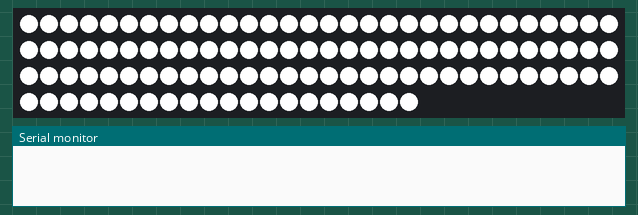
Simulated run of this sketch. Board: Arduino Uno, built with avr-gcc and run on an emulated ATmega328P. On the bench: 110 RGB LEDs in strip order, left to right, continuing on the next row, the last lines printed to the serial monitor. Dim RGB values are drawn brighter than linear.

Above: at 0.1 s.
At 3.93 s:
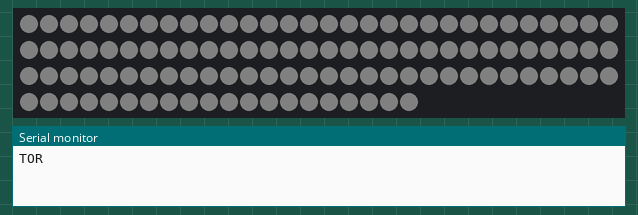
At 39.9 s:
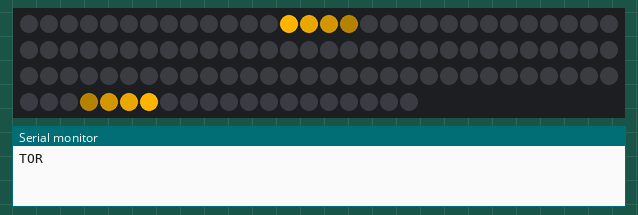

The sketch:

Test5.ino
```cpp
#include <Adafruit_NeoPixel.h>
//#include <NeoPixel_AddOn.h>


  #define PIN 6
  #define DELAY 50
  #define LongSide 35
  #define ShortSide 20
  #define ANZ_LEDs 110

//NeoPixel_AddOn STRIP = NeoPixel_AddOn(PIN, LongSide, ShortSide);
Adafruit_NeoPixel strip = Adafruit_NeoPixel(2*(LongSide+ShortSide), PIN, NEO_GRB + NEO_KHZ800);


  int stripArray[ANZ_LEDs][3];

  int TestCounter = 0;

  int ColorTeamBlue[4][3]={{0, 0, 255}, {0, 0, 255/4*3}, {0, 0, 255/2}, {0, 0, 255/4}};
  int ColorTeamYellow[4][3]={{255, 180, 0}, {255/4*3, 180/4*3, 0}, {255/2, 180/2, 0}, {255/4, 180/4, 0}};


void setup()
{
  Serial.begin(9600);

  strip.begin();
  strip.show();
}


void loop()
{
  for(int i=0; i<ANZ_LEDs; i++)
  {
    strip.setPixelColor(i, 255, 255, 255);
  }
  strip.show();

  delay(3000);

  TestCounter++;  if( TestCounter%2 == 0) { TOR(false); Serial.println("Team Blue"); }
  else { TOR(true); Serial.println("Team Yellow"); }
}


void TOR(boolean Team)
{
  Serial.println("TOR");

  WeisHelligkeitReduzieren();

  //Torshow-Effekt
  StripTwoWaves(Team, ANZ_LEDs);

  WeisHelligkeitAnheben();
}

/////////////////////////ARRAY-Funktionen/////////////////////////////
void LEDArrayLeeren(void)
{
  for(int i=0; i<ANZ_LEDs; i++)  { stripArray[i][0] = 0; stripArray[i][1] = 0;stripArray[i][2] = 0;}
  return;
}

void LEDsbeschreiben(void)
{
  for(int i=0; i<ANZ_LEDs; i++)
  {
    strip.setPixelColor(i, stripArray[i][0], stripArray[i][1], stripArray[i][2]);
  }
  strip.show();
  return;
}

/////////////////////////Weis-Helligkeits-Funktionen/////////////////////////////
void WeisHelligkeitReduzieren (void)
{
  //Helligkeit-Weis Abdunkeln
  while(strip.getBrightness()>0)
  {
    //WEIS auf allen LEDs neu setzen
    for(int i=0; i<ANZ_LEDs; i++)  { strip.setPixelColor(i, 255, 255, 255); }
    //Helligkeit Schrittweise Reduzieren
    if(strip.getBrightness()-10 < 0)  { strip.setBrightness(0); }
    else  { strip.setBrightness(strip.getBrightness()-10); }

    strip.show();
    delay(30);
  }
  strip.setBrightness(255);  //Helligkeit wieder hochsetzen

  return;
}

void WeisHelligkeitAnheben (void)
{
  strip.setBrightness(0);

  //Helligkeit-Weis anheben
  while(strip.getBrightness()<255)
  {
    //WEIS auf allen LEDs neu setzen
    for(int i=0; i<ANZ_LEDs; i++)  { strip.setPixelColor(i, 255, 255, 255); }
    //Helligkeit Schrittweise Reduzieren
    if(strip.getBrightness()+10 > 255)  { strip.setBrightness(255); }
    else  { strip.setBrightness(strip.getBrightness()+10); }

    strip.show();
    delay(30);
  }
  return;
}


/////////////////////////Tor-Show-Funktionen/////////////////////////////
void StripTwoWaves(boolean Team, int Limit)
{
  int LEDon1[4]={0, -1, -2, -3};
  int LEDon2[4]={Limit-1, Limit, Limit+1, Limit+2};
  boolean UpDown1[4]={true, true, true, true};
  boolean UpDown2[4]={false, false, false, false};

  int Zaehler = 0;
  while (Zaehler<3)
  {
    //Einzel-LEDs einer Welle neu setzen
    for(int i=0; i<4; i++)
    {
      //1. Welle
      if( LEDon1[i] >= 0 )        //Sicherstellen dass nicht im negativen Array-Bereich gearbeitet wird
      {
        if( Team == true )        //Farb-Auswahl: Gelb
        {
          if( ColorTeamYellow[i][0] > stripArray[LEDon1[i]][0] )        //Kontrolle ob neuer Farb größer ist als bisherige
          {
            for(int k=0; k<3; k++)
            {
              stripArray[LEDon1[i]][k] = ColorTeamYellow[i][k];           //Farbwerte wird auf Strip-Array geschrieben
            }
          }
        }
        else        //Farb-Auswahl: Blau
        {
          if( ColorTeamBlue[i][2] > stripArray[LEDon1[i]][2] )        //Kontrolle ob neuer Farb größer ist als bisherige
          {
            for(int k=0; k<3; k++)
            {
              stripArray[LEDon1[i]][k] = ColorTeamBlue[i][k];           //Farbwerte wird auf Strip-Array geschrieben
            }
          }
        }
      }
      //LED-Nummer in./dekrementieren
      if (UpDown1[i] == true) { LEDon1[i]++; }
      else if (UpDown1[i] == false) {LEDon1[i]--; }

      //Richtung überprüfen und ggf. ändern
      if (LEDon1[i] == 0) {UpDown1[i] = true; }
      else if (LEDon1[i] == (Limit-1)) {UpDown1[i] = false; }

      if ( i == 0 && LEDon1[0]==0 ) { Zaehler++; }

      //2. Welle
      if(LEDon2[i]<Limit)        //Sicherstellen dass im negativen Array-Bereich gearbeitet wird
      {
        if( Team == true )        //Farb-Auswahl: Gelb
        {
          if( ColorTeamYellow[i][0] > stripArray[LEDon2[i]][0] )        //Kontrolle ob neuer Farb größer ist als bisherige
          {
            for(int k=0; k<3; k++)
            {
              stripArray[LEDon2[i]][k] = ColorTeamYellow[i][k];           //Farbwerte wird auf Strip-Array geschrieben
            }
          }
        }
        else        //Farb-Auswahl: Blau
        {
          if( ColorTeamBlue[i][2] > stripArray[LEDon2[i]][2] )        //Kontrolle ob neuer Farb größer ist als bisherige
          {
            for(int k=0; k<3; k++)
            {
              stripArray[LEDon1[i]][k] = ColorTeamBlue[i][k];           //Farbwerte wird auf Strip-Array geschrieben
            }
          }
        }
      }
      //LED-Nummer in./dekrementieren
      if (UpDown2[i] == true) { LEDon2[i]++; }
      else if (UpDown2[i] == false) {LEDon2[i]--; }

      //Richtung überprüfen und ggf. ändern
      if (LEDon2[i] == 0) {UpDown2[i] = true; }
      else if (LEDon2[i] == (Limit-1)) {UpDown2[i] = false; }
    }  //Ende For-Schleife/LEDs der Wellen neugesetzt

    LEDsbeschreiben();
    LEDArrayLeeren();

    delay(DELAY);
  }  //Ende While-Schleife/Ende Torshow-Effekt

  return;
}


void LongSides2Waves(boolean Team)
{
  int TwinSideArray[LongSide];
  int Zaehler = 0;
  while(Zaehler < 3)
  {
    Zaehler = TwoWaves( true, LongSide, TwinSideArray,  Zaehler);

    WriteStripArryTwoWaves(Team, LongSide, TwinSideArray);
    LEDsbeschreiben();
    LEDArrayLeeren();

    delay(DELAY);
  }
  return;
}


int TwoWaves(boolean Team, int Limit_Array, int *ARRAY,  int Zaehler)
{
  static int LEDon1[4]={0, -1, -2, -3};
  static int LEDon2[4]={Limit_Array-1, Limit_Array, Limit_Array+1, Limit_Array+2};
  static boolean UpDown1[4]={true, true, true, true};
  static boolean UpDown2[4]={false, false, false, false};


    //Einzel-LEDs einer Welle neu setzen
    for(int i=0; i<4; i++)
    {
      //1. Welle
      if( LEDon1[i] >= 0 )        //Sicherstellen dass nicht im negativen Array-Bereich gearbeitet wird
      {
        if( i+1 > ARRAY[LEDon1[i]])        //Kontrolle ob neuer Farb größer ist als bisherige
        {
          ARRAY[LEDon1[i]] = i+1;           //Farbwerte wird auf Strip-Array geschrieben
        }
      }

      //LED-Nummer in./dekrementieren
      if (UpDown1[i] == true) { LEDon1[i]++; }
      else if (UpDown1[i] == false) {LEDon1[i]--; }

      //Richtung überprüfen und ggf. ändern
      if (LEDon1[i] == 0) {UpDown1[i] = true; }
      else if (LEDon1[i] == (Limit_Array-1)) {UpDown1[i] = false; }

      if ( i == 0 && LEDon1[0]==0 ) { Zaehler++; }

      //2. Welle
      if(LEDon2[i]<Limit_Array)        //Sicherstellen dass im negativen Array-Bereich gearbeitet wird
      {
        if( i+1 > ARRAY[LEDon2[i]] )        //Kontrolle ob neuer Farb größer ist als bisherige
        {
          ARRAY[LEDon2[i]] = i+1;           //Farbwerte wird auf Strip-Array geschrieben
        }
      }
      //LED-Nummer in./dekrementieren
      if (UpDown2[i] == true) { LEDon2[i]++; }
      else if (UpDown2[i] == false) {LEDon2[i]--; }

      //Richtung überprüfen und ggf. ändern
      if (LEDon2[i] == 0) {UpDown2[i] = true; }
      else if (LEDon2[i] == (Limit_Array-1)) {UpDown2[i] = false; }
    }  //Ende For-Schleife/LEDs der Wellen neugesetzt

  return(Zaehler);
}

void WriteStripArryTwoWaves(boolean Team, int Limit_Array, int *ARRAY)
{
  for(int i=0; i<Limit_Array; i++)
  {
    for(int j=0; j<3; j++)
    {
      if(ARRAY[i] == 0)
      {
        stripArray[i][j] = 0;
        stripArray[i+LongSide+ShortSide][j] = 0;
      }
      else if(Team == true)
      {
        stripArray[i][j] = ColorTeamYellow[ARRAY[i-1]][j];
        stripArray[i+LongSide+ShortSide][j] = ColorTeamYellow[ARRAY[i-1]][j];
      }
      else
      {
        stripArray[i][j] = ColorTeamYellow[ARRAY[i-1]][j];
        stripArray[i+LongSide+ShortSide][j] = ColorTeamYellow[ARRAY[i-1]][j];
      }
    }
  }
  return;
}
```
